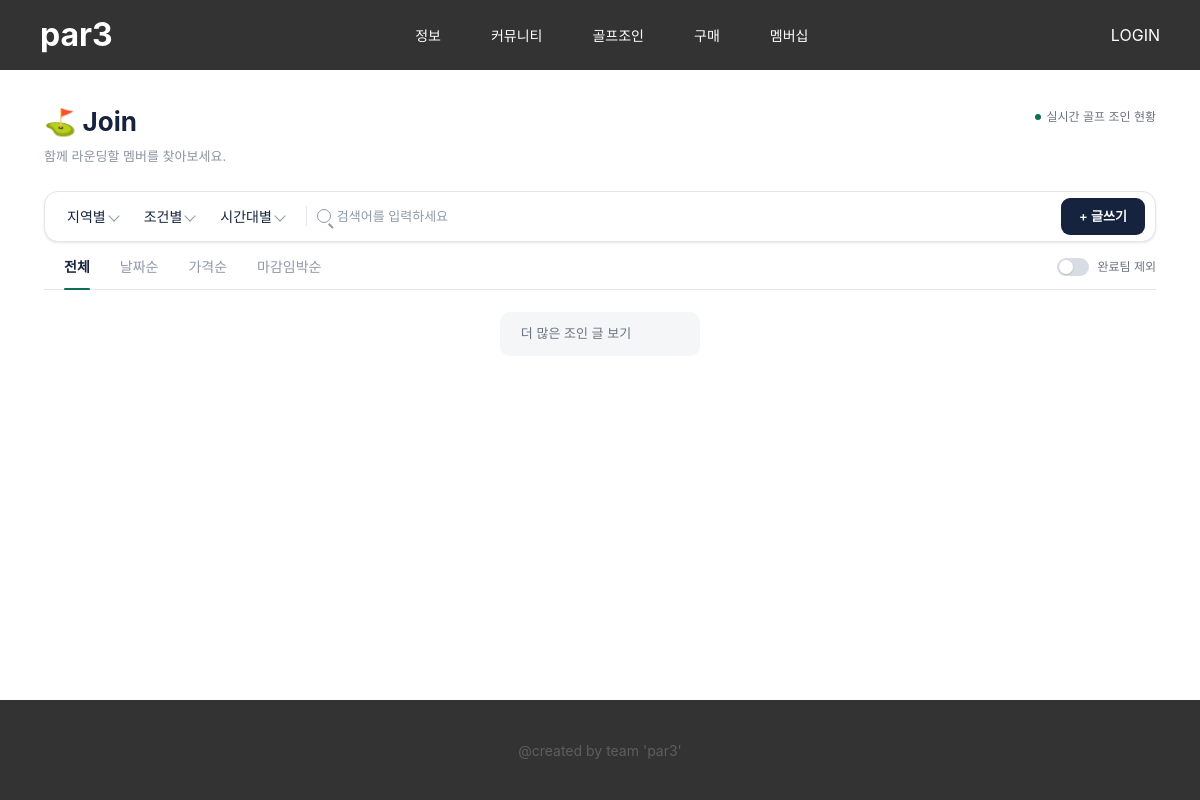
Page /join/ on the earlier database version.
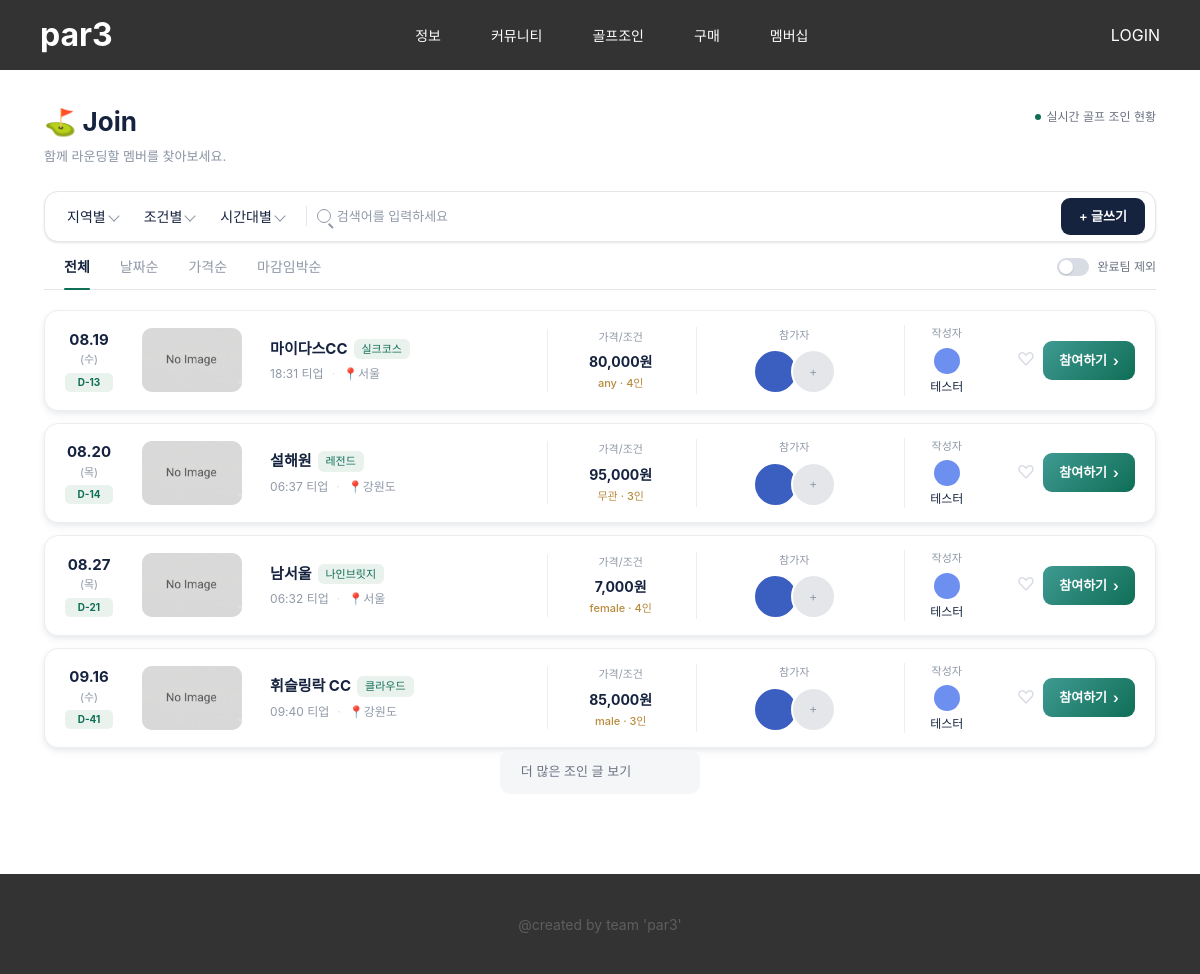
Same page on the later database version.
### par3/models.py (models this page shows)
class Join(db.Model):
    id = db.Column(db.Integer, primary_key=True)
    writer_id = db.Column(
        db.Integer,
        db.ForeignKey("user.id"),
        nullable=False
    )
    course_name = db.Column(db.String(100), nullable=False)      # 골프장명
    region = db.Column(db.String(20))                              # 지역
    round_date = db.Column(db.Date, nullable=False)                 # 라운드 날짜
    tee_time = db.Column(db.String(10))                              # 티오프 시간
    course_info = db.Column(db.String(100))                           # 코스 이름
    cost = db.Column(db.Integer)                                       # 비용
    recruit_count = db.Column(db.Integer, default=4)                   # 총 모집 인원
    filled_count = db.Column(db.Integer, default=1)                     # 현재 채워진 인원
    gender_condition = db.Column(db.String(20))                         # 성별 조건
    title = db.Column(db.String(200))                                    # 제목
    content = db.Column(db.Text)                                          # 상세 내용
    thumb_img = db.Column(db.String(200), default='no_image.png')         # 썸네일 이미지 파일명
    create_date = db.Column(db.DateTime, default=datetime.now)

### par3/views/join_views.py (the view)
@bp.route('/')
def join_list():
    joins = Join.query.order_by(Join.round_date.asc()).all()
    today = date.today()
    weekday_kr = ['월', '화', '수', '목', '금', '토', '일']
    for j in joins:
        j.dday = (j.round_date - today).days
        j.weekday = weekday_kr[j.round_date.weekday()]
        writer = User.query.get(j.writer_id)
        j.writer_nickname = writer.nickname if writer else '알 수 없음'
    return render_template('join/join.html', joins=joins)

### par3/__init__.py (called while the page is built)
def create_app():
    app=Flask(__name__)
    app.config.from_object(config)
    from . import models
    db.init_app(app)
    migrate.init_app(app, db)
    from .views import main_views, join_views, auth_views, recommend_views
    app.register_blueprint(main_views.bp)
    app.register_blueprint(join_views.bp)
    app.register_blueprint(auth_views.bp)
    app.register_blueprint(recommend_views.bp)
    from .models import User
    @app.before_request
    def load_logged_in_user():
        user_id = session.get('user_id')
        if user_id is None:
            g.user = None
        else:
            g.user = User.query.get(user_id)
    app.config['WTF_CSRF_ENABLED'] = True
    return app

### par3/templates/join/join.html (shortened to what this page needs)
{% extends 'base.html' %}
{% block css %}
<link rel="stylesheet" href="{{ url_for('static', filename='css/join.css') }}">
{% endblock %}
{% block content %}
<div class="p_join">
  <div class="j_head">
    <div class="j_head_left">
      <h1 class="j_title">⛳ Join</h1>
      <p class="j_subtitle">함께 라운딩할 멤버를 찾아보세요.</p>
    </div>
    <span class="j_live_status"><span class="j_live_dot"></span>실시간 골프 조인 현황</span>
  </div>
  <div class="j_filter_bar">
    <div class="j_dropdown" id="j_dropdown_region">
      <button type="button" class="j_dropdown_bt">
        지역별<span class="j_filter_select_icon"></span>
      </button>
    </div>
    <div class="j_dropdown" id="j_dropdown_condition">
      <button type="button" class="j_dropdown_bt">
        조건별<span class="j_filter_select_icon"></span>
      </button>
    </div>
    <div class="j_dropdown" id="j_dropdown_time">
      <button type="button" class="j_dropdown_bt">
        시간대별<span class="j_filter_select_icon"></span>
      </button>
    </div>
    <div class="j_filter_search_wrap">
      <span class="j_filter_search_icon"></span>
      <input type="text" class="j_filter_search" placeholder="검색어를 입력하세요" />
    </div>
    <a href="/join/create" class="jt_write_bt">+ 글쓰기</a>
  </div>
  <div class="j_tabs">
    <div class="j_tab j_tab--active" id="j_tab_all">전체</div>
    <div class="j_tab" id="j_tab_date">날짜순</div>
    <div class="j_tab" id="j_tab_price" data-order="asc">가격순</div>
    <div class="j_tab" id="j_tab_urgent">마감임박순</div>
    <label class="j_exclude_full">
      <span class="j_toggle">
        <span class="j_toggle_track"><span class="j_toggle_thumb"></span></span>
      </span>
      완료팀 제외
    </label>
  </div>
  <div class="j_table_body" id="j_table_body">
    {% for join in joins %}
    <div class="jt_row"
         data-date="{{ join.round_date }}" data-price="{{ join.cost }}"
         data-filled="{{ join.filled_count }}" data-total="{{ join.recruit_count }}"
         data-region="{{ join.region }}" data-condition="{{ join.gender_condition }}"
         data-timeslot="오전"
         data-keyword="{{ join.course_name }} {{ join.course_info }} {{ join.writer_nickname }}"
         data-liked="false">
      <div class="jt_date">
        <div class="jt_date_num">{{ join.round_date.strftime('%m.%d') }}</div>
        <div class="jt_date_day">({{ join.weekday }})</div>
        <div class="jt_dday">D-{{ join.dday }}</div>
      </div>
      <img class="jt_thumb" src="{{ url_for('static', filename='img/' + join.thumb_img) }}" alt="{{ join.course_name }}">
      <div class="jt_info">
        <div class="jt_info_top">
          <span class="jt_course_name">{{ join.course_name }}</span>
          <span class="jt_course_badge">{{ join.course_info }}</span>
        </div>
        <div class="jt_info_sub">
          <span>{{ join.tee_time }} 티업</span>
          <span>📍{{ join.region }}</span>
        </div>
      </div>
      <div class="jt_price_wrap">
        <div class="jt_price_label">가격/조건</div>
        <div class="jt_price_num">{{ "{:,}".format(join.cost) }}원</div>
        <div class="jt_price_condition">{{ join.gender_condition }} · {{ join.recruit_count }}인</div>
      </div>
      <div class="jt_participants_wrap">
        <div class="jt_participants_label">참가자</div>
        <div class="jt_participants">
          {% for i in range(join.filled_count) %}
          <span class="jt_avatar" style="background:#3b5fc0;"></span>
          {% endfor %}
          {% if join.filled_count < join.recruit_count %}
          <span class="jt_avatar jt_avatar--empty">+</span>
          {% endif %}
        </div>
      </div>
      <div class="jt_writer_wrap">
        <div class="jt_writer_label">작성자</div>
        <div class="jt_writer_info">
          <span class="jt_writer_avatar" style="background:#6c8ff0;"></span>
          <span class="jt_writer_name">{{ join.writer_nickname }}</span>
        </div>
      </div>
      <div class="jt_actions">
        <span class="jt_heart_bt"></span>
        <a href="/join/apply/{{ join.id }}" class="jt_join_bt">참여하기 <span class="jt_join_bt_arrow">›</span></a>
      </div>
    </div>
    {% endfor %}
  </div>
  <div class="j_load_more">
    <span>더 많은 조인 글 보기 <span class="j_load_more_icon"></span></span>
  </div>
</div>
{% endblock %}

### par3/templates/base.html (shortened to what this page needs)
<!DOCTYPE html>
<html lang="ko">
<head>
<link rel="stylesheet" href="{{url_for('static', filename='css/style.css')}}">
{% block css %}{% endblock %}
</head>
<body>
    {% include 'header.html'%}
    <main>
        {% block content %}
        {% endblock %}
    </main>
    {% include 'footer.html'%}
</body>
</html>

### par3/templates/header.html
<header>
    <div class="header_container">
        <h1 class="h_logo">par3</h1>
        <nav class="h_nav">
            <ul class="h_nav_list">
                <li class="h_nav_lists">
                    <a href="#" class="h_nav_info">정보</a>
                </li>
                <li class="h_nav_lists">
                    <a href="#" class="h_nav_community">커뮤니티</a>
                </li>
                <li class="h_nav_lists">
                    <a href="#" class="h_nav_join">골프조인</a>
                </li>
                <li class="h_nav_lists">
                    <a href="#" class="h_nav_shop">구매</a>
                </li>
                <li class="h_nav_lists">
                    <a href="#" class="h_nav_membership">멤버십</a>
                </li>
            </ul>
        </nav>
        <div class="h_auth_bt">
            {% if g.user %}
            <a href="#" class="h_my_page">mypage</a>
            <a href="{{url_for('auth.logout')}}" class="h_logout_bt">logout</a>
            {% else %}
            <a href="{{url_for('auth.login')}}" class="h_login_bt">LOGIN</a>
            {% endif %}
        </div>
    </div>
</header>

### par3/templates/footer.html
<footer>
    <div class="footer_container">
        <p>@created by team 'par3'</p>
    </div>
</footer>

### par3/static/css/style.css (style rules this page uses)
* { margin: 0; padding: 0; box-sizing: border-box; }
a { text-decoration: none; color: inherit; cursor: pointer; }
ul, ol { list-style: none; }
img, video { max-width: 100%; vertical-align: middle; }
body { font-family: 'Pretendard', -apple-system, BlinkMacSystemFont, system-ui, Roboto, 'Helvetica Neue', 'Segoe UI', 'Apple SD Gothic Neo', 'Noto Sans KR', 'Malgun Gothic', sans-serif; color: #333; line-height: 1.5; display: flex; flex-direction: column; min-height: 100vh; }
main { margin-top: 70px; flex: 1; }
header { width: 100%; height: 70px; display: flex; justify-content: center; position: fixed; top: 0; left: 0; background-color: #333; transition: top 0.3s ease-in-out; z-index: 1000; }
.header_container { display: flex; justify-content: space-between; align-items: center; width: 100%; height: 70px; color: #fff; white-space: nowrap; }
.h_logo { margin-right: 25px; margin-left: 40px; }
.h_nav_list { display: flex; gap: 50px; font-size: 14px; }
.h_auth_bt { display: flex; justify-content: center; gap: 25px; margin-right: 40px; }
.h_login_bt { margin-left: 25px; }
footer { background-color: #333; height: 100px; width: 100%; display: flex; justify-content: center; align-items: center; }
.footer_container p { color: #5e5e5e; font-size: 14px; }

Differences in the rows shown:
added Join: round_date "08.19", weekday "수", dday "13", thumb_img (placeholder picture), course_name "마이다스CC", course_info "실크코스", tee_time "18:31", region "서울", cost "80,000", gender_condition "any", recruit_count "4", filled_count 1 (drawn), writer_nickname "테스터"
added Join: round_date "08.20", weekday "목", dday "14", thumb_img (placeholder picture), course_name "설해원", course_info "레전드", tee_time "06:37", region "강원도", cost "95,000", gender_condition "무관", recruit_count "3", filled_count 1 (drawn), writer_nickname "테스터"
added Join: round_date "08.27", weekday "목", dday "21", thumb_img (placeholder picture), course_name "남서울", course_info "나인브릿지", tee_time "06:32", region "서울", cost "7,000", gender_condition "female", recruit_count "4", filled_count 1 (drawn), writer_nickname "테스터"
added Join: round_date "09.16", weekday "수", dday "41", thumb_img (placeholder picture), course_name "휘슬링락 CC", course_info "클라우드", tee_time "09:40", region "강원도", cost "85,000", gender_condition "male", recruit_count "3", filled_count 1 (drawn), writer_nickname "테스터"
